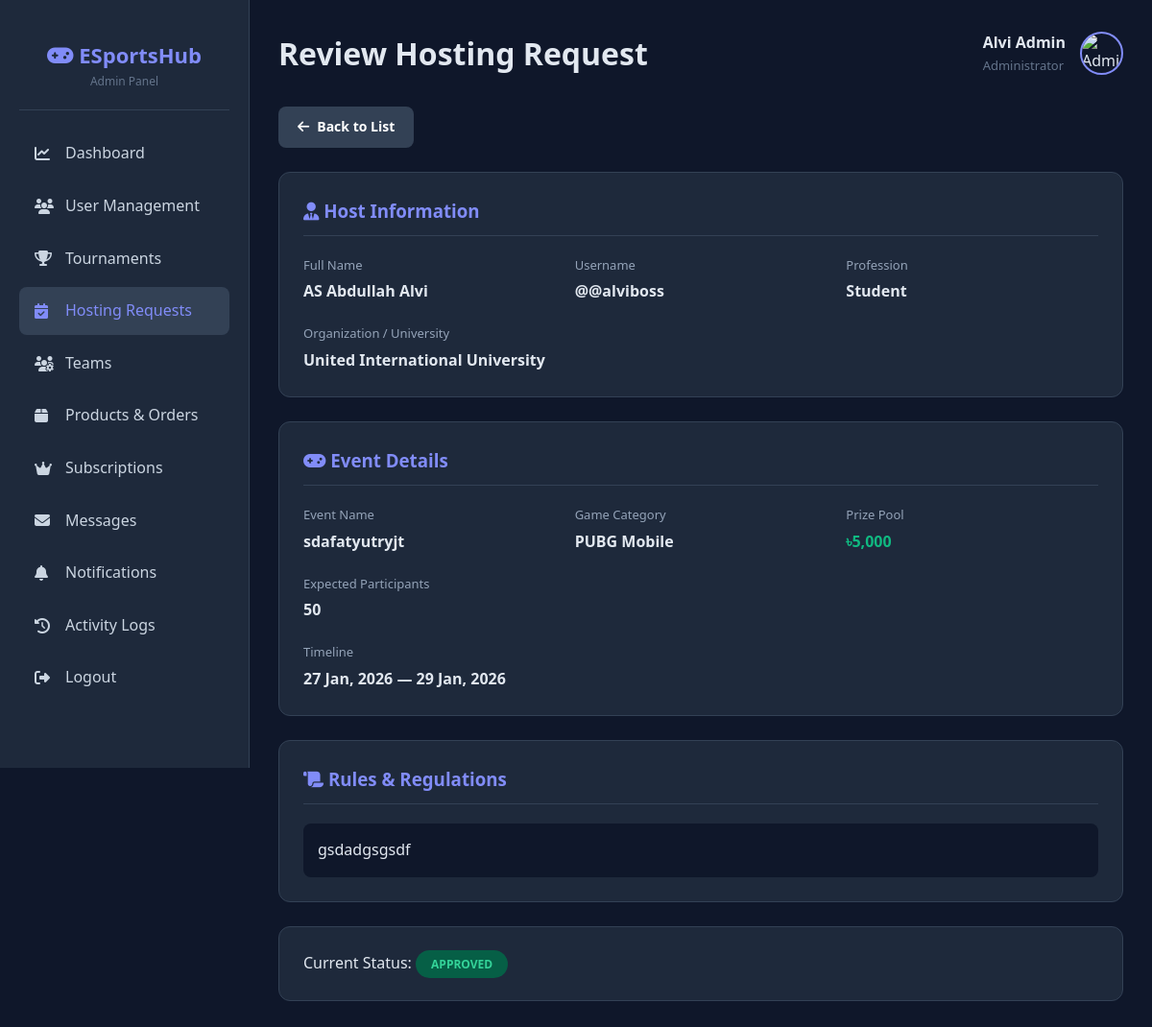
/admin/view_request.php?id=3 (signed in), run on the app's committed database.
### tables this page shows
CREATE TABLE `hosting_requests` (
  `request_id` int(11) NOT NULL,
  `user_id` int(11) NOT NULL,
  `event_name` varchar(255) NOT NULL,
  `game_category` varchar(100) NOT NULL,
  `event_type` enum('University Only','Open For All') NOT NULL,
  `hosting_university_id` int(11) DEFAULT NULL,
  `expected_participants` int(11) DEFAULT NULL,
  `prize_pool` decimal(12,2) DEFAULT NULL,
  `description` text DEFAULT NULL,
  `rules` text DEFAULT NULL,
  `start_date` date NOT NULL,
  `end_date` date NOT NULL,
  `status` enum('Pending','Approved','Rejected','Modified') DEFAULT 'Pending',
  `admin_notes` text DEFAULT NULL,
  `requested_at` timestamp NOT NULL DEFAULT current_timestamp(),
  `reviewed_at` timestamp NULL DEFAULT NULL,
  `reviewed_by` int(11) DEFAULT NULL
);

CREATE TABLE `users` (
  `user_id` int(11) NOT NULL,
  `full_name` varchar(255) NOT NULL,
  `username` varchar(100) NOT NULL,
  `email` varchar(255) NOT NULL,
  `phone` varchar(20) NOT NULL,
  `password_hash` varchar(255) NOT NULL,
  `gender` enum('Male','Female','Other') NOT NULL,
  `date_of_birth` date NOT NULL,
  `profession` enum('Student','Job Holder','Freelancer','Entrepreneur','Content Creator','None') NOT NULL,
  `role` enum('user','admin','host') DEFAULT 'user',
  `is_active` tinyint(1) DEFAULT 1,
  `profile_image` varchar(255) DEFAULT 'default-avatar.png',
  `terms_agreed` tinyint(1) NOT NULL DEFAULT 1,
  `created_at` timestamp NOT NULL DEFAULT current_timestamp(),
  `last_login` timestamp NULL DEFAULT NULL
);

CREATE TABLE `universities` (
  `university_id` int(11) NOT NULL,
  `university_name` varchar(255) NOT NULL,
  `short_name` varchar(50) DEFAULT NULL,
  `location` varchar(255) DEFAULT NULL,
  `created_at` timestamp NOT NULL DEFAULT current_timestamp()
);

### admin/view_request.php (the view, shortened to what this page needs)
<?php
$conn = getConnection();
$admin_name = $_SESSION['full_name'];
$request_id = (int)($_GET['id'] ?? 0);
$stmt = $conn->prepare("
    SELECT
        hr.*,
        u.full_name,
        u.username,
        u.profession,
        uni.university_name AS university_display_name
    FROM hosting_requests hr
    INNER JOIN users u ON u.user_id = hr.user_id
    LEFT JOIN student_profiles sp ON sp.user_id = u.user_id
    LEFT JOIN universities uni ON uni.university_id = sp.university_id
    WHERE hr.request_id = ?
");
$stmt->bind_param("i", $request_id);
$stmt->execute();
$request = $stmt->get_result()->fetch_assoc();
?>
<!DOCTYPE html>
<html lang="en">
<head>
    <link rel="stylesheet" href="../assets/css/style.css">
    <link rel="stylesheet" href="../assets/css/admin.css">
    <link rel="stylesheet" href="https://cdnjs.cloudflare.com/ajax/libs/font-awesome/6.4.0/css/all.min.css">
</head>
<body>
    <div class="admin-layout">
        <aside class="admin-sidebar">
            <div class="admin-logo">
                <h2><i class="fas fa-gamepad"></i> ESportsHub</h2>
                <p style="font-size: 12px; color: #64748b;">Admin Panel</p>
            </div>
            <nav class="admin-nav">
                <a href="dashboard.php"><i class="fas fa-chart-line"></i> Dashboard</a>
                <a href="users.php"><i class="fas fa-users"></i> User Management</a>
                <a href="tournaments.php"><i class="fas fa-trophy"></i> Tournaments</a>
                <a href="hosting.php" class="active"><i class="fas fa-calendar-check"></i> Hosting Requests</a>
                <a href="teams.php"><i class="fas fa-users-gear"></i> Teams</a>
                <a href="products.php"><i class="fas fa-box"></i> Products & Orders</a>
                <a href="subscriptions.php"><i class="fas fa-crown"></i> Subscriptions</a>
                <a href="messages.php"><i class="fas fa-envelope"></i> Messages</a>
                <a href="notifications.php"><i class="fas fa-bell"></i> Notifications</a>
                <a href="logs.php"><i class="fas fa-history"></i> Activity Logs</a>
                <a href="logout.php"><i class="fas fa-sign-out-alt"></i> Logout</a>
            </nav>
        </aside>
        <main class="admin-content">
            <div class="admin-header">
                <h1>Review Hosting Request</h1>
                <div class="admin-user">
                    <div>
                        <div style="font-weight: 600;"><?php echo htmlspecialchars($admin_name); ?></div>
                        <div style="font-size: 13px; color: #64748b;">Administrator</div>
                    </div>
                    <img src="../assets/images/default-avatar.png" alt="Admin">
                </div>
            </div>
            <a href="hosting.php" class="btn btn-secondary" style="margin-bottom: 25px;">
                <i class="fas fa-arrow-left"></i> Back to List
            </a>
            <div class="box">
                <h3><i class="fas fa-user-tie"></i> Host Information</h3>
                <div class="info-grid">
                    <div class="info-item">
                        <label>Full Name</label>
                        <p><?= htmlspecialchars($request['full_name']) ?></p>
                    </div>
                    <div class="info-item">
                        <label>Username</label>
                        <p>@<?= htmlspecialchars($request['username']) ?></p>
                    </div>
                    <div class="info-item">
                        <label>Profession</label>
                        <p><?= htmlspecialchars($request['profession']) ?></p>
                    </div>
                    <div class="info-item">
                        <label>Organization / University</label>
                        <p><?= htmlspecialchars($request['university_display_name'] ?? 'General User') ?></p>
                    </div>
                </div>
            </div>
            <div class="box">
                <h3><i class="fas fa-gamepad"></i> Event Details</h3>
                <div class="info-grid" style="margin-bottom: 20px;">
                    <div class="info-item">
                        <label>Event Name</label>
                        <p><?= htmlspecialchars($request['event_name']) ?></p>
                    </div>
                    <div class="info-item">
                        <label>Game Category</label>
                        <p><?= htmlspecialchars($request['game_category']) ?></p>
                    </div>
                    <div class="info-item">
                        <label>Prize Pool</label>
                        <p style="color: #10b981;">৳<?= number_format($request['prize_pool']) ?></p>
                    </div>
                    <div class="info-item">
                        <label>Expected Participants</label>
                        <p><?= (int)$request['expected_participants'] ?></p>
                    </div>
                </div>
                <div class="info-item">
                    <label>Timeline</label>
                    <p><?= date('d M, Y', strtotime($request['start_date'])) ?> — <?= date('d M, Y', strtotime($request['end_date'])) ?></p>
                </div>
            </div>
            <div class="box">
                <h3><i class="fas fa-scroll"></i> Rules & Regulations</h3>
                <div style="background: #0f172a; padding: 15px; border-radius: 8px; line-height: 1.6;">
                    <?= nl2br(htmlspecialchars($request['rules'])) ?>
                </div>
            </div>
            <?php if ($request['status'] === 'Pending'): ?>
            <div class="box" style="border-top: 4px solid #818cf8;">
                <h3><i class="fas fa-gavel"></i> Decision Panel</h3>
                <div style="display: flex; gap: 15px; margin-bottom: 25px;">
                    <form method="POST" action="approve_request.php">
                        <input type="hidden" name="request_id" value="<?= $request['request_id'] ?>">
                        <button type="submit" class="btn btn-success" onclick="return confirm('Approve this request?');">
                            <i class="fas fa-check"></i> Approve Request
                        </button>
                    </form>
                    <a href="modify_request.php?id=<?= $request['request_id'] ?>" class="btn btn-warning">
                        <i class="fas fa-edit"></i> Request Modification
                    </a>
                </div>
                <form method="POST" action="reject_request.php" style="border-top: 1px solid #334155; padding-top: 20px;">
                    <input type="hidden" name="request_id" value="<?= $request['request_id'] ?>">
                    <label><strong>Reason for Rejection</strong></label>
                    <textarea name="reason" required placeholder="Write why this request is being rejected..."></textarea>
                    <button type="submit" class="btn btn-danger" style="margin-top: 15px;" onclick="return confirm('Confirm rejection?');">
                        <i class="fas fa-times"></i> Confirm Rejection
                    </button>
                </form>
            </div>
            <?php else: ?>
            <div class="box">
                <label>Current Status:</label>
                <span class="badge <?= strtolower($request['status']) ?>"><?= $request['status'] ?></span>
            </div>
            <?php endif; ?>
        </main>
    </div>
</body>
</html>

### assets/css/style.css (style rules this page uses)
* { margin: 0; padding: 0; box-sizing: border-box; }
:root { --primary-color: #6366f1; --primary-dark: #4f46e5; --secondary-color: #8b5cf6; --accent-color: #ec4899; --bg-color: #0f172a; --bg-light: #1e293b; --text-color: #e2e8f0; --text-muted: #94a3b8; --white: #ffffff; --success: #10b981; --warning: #f59e0b; --danger: #ef4444; --border-color: #334155; --shadow: 0 10px 30px rgba(0, 0, 0, 0.3); --shadow-lg: 0 20px 60px rgba(0, 0, 0, 0.4); }
body { font-family: 'Inter', -apple-system, BlinkMacSystemFont, 'Segoe UI', Roboto, sans-serif; background: linear-gradient(135deg, #0f172a 0%, #1e293b 100%); color: var(--text-color); line-height: 1.6; overflow-x: hidden; }
.btn { padding: 1rem 2rem; border-radius: 10px; font-weight: 600; font-size: 1rem; cursor: pointer; transition: all 0.3s ease; border: none; text-decoration: none; display: inline-block; }
.btn-secondary { background: transparent; color: var(--primary-color); border: 2px solid var(--primary-color); }

### admin/view_request.php (style rules this page uses)
* { margin: 0; padding: 0; box-sizing: border-box; }
body { font-family: 'Segoe UI', Tahoma, Geneva, Verdana, sans-serif; background: #0f172a; color: #e2e8f0; }
.admin-layout { display: flex; min-height: 100vh; }
.admin-sidebar { width: 260px; background: #1e293b; padding: 20px; position: fixed; height: 100vh; overflow-y: auto; border-right: 1px solid #334155; }
.admin-logo { text-align: center; padding: 20px 0; border-bottom: 1px solid #334155; margin-bottom: 20px; }
.admin-logo h2 { color: #818cf8; font-size: 22px; }
.admin-nav a { display: flex; align-items: center; padding: 12px 16px; color: #cbd5e1; text-decoration: none; border-radius: 8px; margin-bottom: 5px; transition: all 0.3s; }
.admin-nav a:hover, .admin-nav a.active { background: #334155; color: #818cf8; }
.admin-nav a i { margin-right: 12px; width: 20px; }
.admin-content { margin-left: 260px; flex: 1; padding: 30px; }
.admin-header { display: flex; justify-content: space-between; align-items: center; margin-bottom: 30px; }
.admin-user { display: flex; align-items: center; gap: 15px; }
.admin-user img { width: 45px; height: 45px; border-radius: 50%; border: 2px solid #818cf8; }
.box { background: #1e293b; padding: 25px; border-radius: 12px; margin-bottom: 25px; border: 1px solid #334155; }
.box h3 { margin-bottom: 20px; color: #818cf8; border-bottom: 1px solid #334155; padding-bottom: 10px; }
.info-grid { display: grid; grid-template-columns: repeat(auto-fit, minmax(200px, 1fr)); gap: 20px; }
.info-item label { display: block; color: #94a3b8; font-size: 13px; margin-bottom: 5px; }
.info-item p { margin: 0; font-weight: 600; }
.badge { padding: 6px 16px; border-radius: 20px; font-size: 12px; font-weight: bold; text-transform: uppercase; }
.badge.approved { background: #065f46; color: #34d399; }
.btn { padding: 10px 20px; border-radius: 8px; text-decoration: none; font-size: 14px; font-weight: 600; border: none; cursor: pointer; display: inline-flex; align-items: center; gap: 8px; transition: 0.3s; }
.btn-secondary { background: #334155; color: #fff; }

### data on the page
hosting_requests: user.full_name "AS Abdullah Alvi", user.username "@alviboss", user.profession "Student", hosting_university.university_name "United International University", event_name "sdafatyutryjt", game_category "PUBG Mobile", prize_pool "5,000", expected_participants "50", start_date "27 Jan, 2026", end_date "29 Jan, 2026", rules "gsdadgsgsdf", status "APPROVED"

### other printed values
$admin_name "Alvi Admin"
